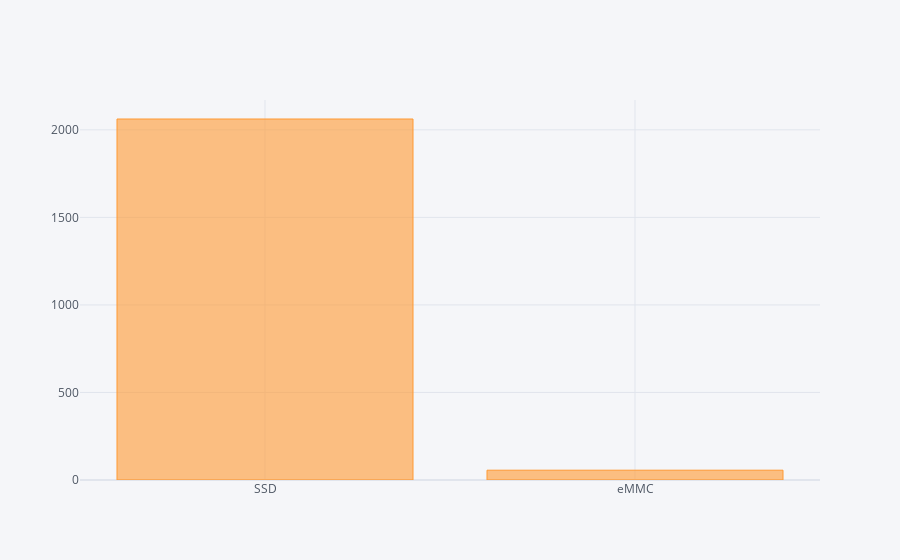

The notebook cell saved with this chart:
### Code cell
plt.figure(figsize=(6,4))

Storage_type.iplot(kind="bar")

### Figure 1 — Plotly figure (JSON) as saved in the notebook; plotly's stock layout.template omitted (floating-point values rounded to 4 significant figures)
{"data": [{"marker": {"color": "rgba(255, 153, 51, 0.6)", "line": {"color": "rgba(255, 153, 51, 1.0)", "width": 1}}, "name": "count", "orientation": "v", "text": "", "type": "bar", "x": ["SSD", "eMMC"], "y": [2062, 56]}], "layout": {"autosize": true, "legend": {"bgcolor": "#F5F6F9", "font": {"color": "#4D5663"}}, "paper_bgcolor": "#F5F6F9", "plot_bgcolor": "#F5F6F9", "title": {"font": {"color": "#4D5663"}}, "xaxis": {"autorange": true, "gridcolor": "#E1E5ED", "range": [-0.5, 1.5], "showgrid": true, "tickfont": {"color": "#4D5663"}, "title": {"font": {"color": "#4D5663"}, "text": ""}, "type": "category", "zerolinecolor": "#E1E5ED"}, "yaxis": {"autorange": true, "gridcolor": "#E1E5ED", "range": [0, 2171.0], "showgrid": true, "tickfont": {"color": "#4D5663"}, "title": {"font": {"color": "#4D5663"}, "text": ""}, "type": "linear", "zerolinecolor": "#E1E5ED"}}}
